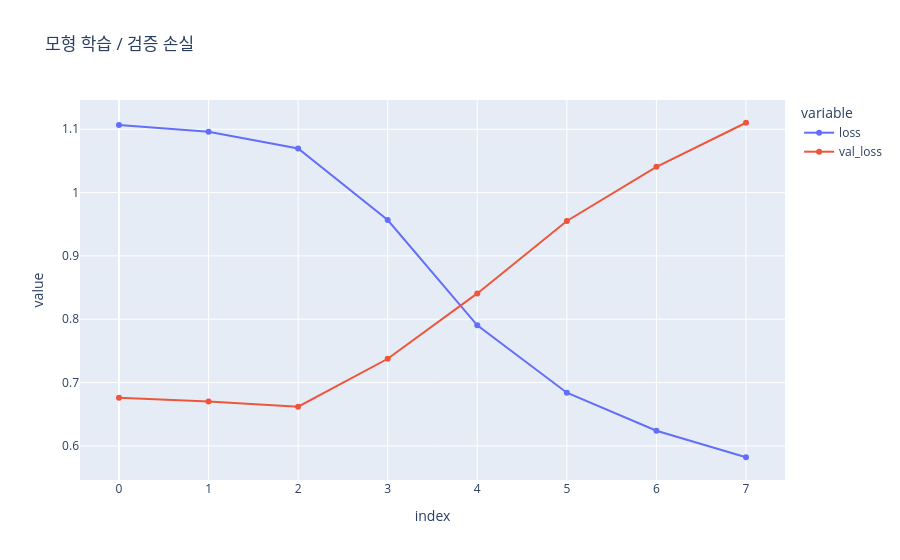

The cell this chart's notebook holds for it:
### Code cell
# 7번 — 평가 (평가 데이터)


import plotly.express as px

prob_loan = model_loan.predict(X7_test_vec, verbose=0).ravel()
pred_loan = (prob_loan >= 0.5).astype(int)
print(classification_report(Y7_test, pred_loan, target_names=['여신거부', '여신승인'], digits=3))

fig = px.line(pd.DataFrame(history_loan.history), y=['loss', 'val_loss'], markers=True, title='모형 학습 / 검증 손실')
fig


# → 평가 문장마다 승인 확률을 구하고, 0.5 이상이면 승인(1)으로 판정하겠다
# → 클래스별 precision · recall · F1을 보겠다 → 거부(0) 클래스를 얼마나 잡아내는지가 핵심
# → epoch별 학습 손실과 검증 손실을 선 그래프로 보겠다

### Figure 1 — Plotly figure (JSON) as saved in the notebook; plotly's stock layout.template omitted (floating-point values rounded to 4 significant figures)
{"data": [{"hovertemplate": "variable=loss<br>index=%{x}<br>value=%{y}<extra></extra>", "legendgroup": "loss", "line": {"color": "#636efa", "dash": "solid"}, "marker": {"symbol": "circle"}, "mode": "lines+markers", "name": "loss", "orientation": "v", "showlegend": true, "type": "scatter", "x": [0, 1, 2, 3, 4, 5, 6, 7], "xaxis": "x", "y": [1.107, 1.096, 1.07, 0.9568, 0.7904, 0.684, 0.624, 0.5821], "yaxis": "y"}, {"hovertemplate": "variable=val_loss<br>index=%{x}<br>value=%{y}<extra></extra>", "legendgroup": "val_loss", "line": {"color": "#EF553B", "dash": "solid"}, "marker": {"symbol": "circle"}, "mode": "lines+markers", "name": "val_loss", "orientation": "v", "showlegend": true, "type": "scatter", "x": [0, 1, 2, 3, 4, 5, 6, 7], "xaxis": "x", "y": [0.6761, 0.6703, 0.662, 0.7376, 0.8408, 0.9551, 1.041, 1.11], "yaxis": "y"}], "layout": {"legend": {"title": {"text": "variable"}, "tracegroupgap": 0}, "title": {"text": "모형 학습 / 검증 손실"}, "xaxis": {"anchor": "y", "domain": [0, 1], "title": {"text": "index"}}, "yaxis": {"anchor": "x", "domain": [0, 1], "title": {"text": "value"}}}}
